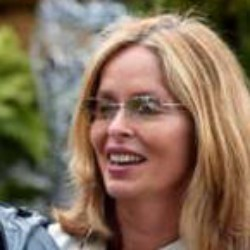
#> input picture data/Barbara_Bach_0001.jpg, 250 x 250 px
$ python create_outlines.py ../data/Barbara_Bach_0001.jpg
#> lines starting #> are read from the running program, lines starting #| are printed output that depends on the picture
import sys

import cv2
import numpy as np

original = cv2.imread(sys.argv[1])
#> original is the input picture: shape (250, 250, 3); mean B, G, R 91.2, 111.5, 133.5

gray = cv2.cvtColor(original, cv2.COLOR_BGR2GRAY)
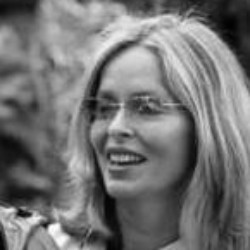
#> gray: shape (250, 250); min 1, max 254, mean 115.8
gray_smooth = cv2.bilateralFilter(gray, 7, 60, 60)
outline = cv2.Canny(gray_smooth, 60, 120)
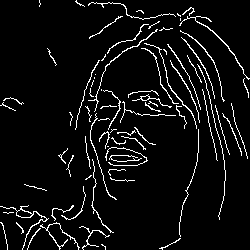
#> outline: shape (250, 250); 5.9% white in thin lines or dots
gray_outline = cv2.add(gray, outline)
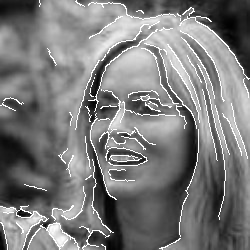
#> gray_outline: shape (250, 250); min 1, max 255, mean 123.5
outline_3_channel = np.stack((outline,) * 3, axis=-1)
#> outline_3_channel: shape (250, 250, 3); 5.9% white in thin lines or dots
cv2.imwrite("output.png", outline_3_channel)

$ run again, on data/Barbara_Bodine_0001.jpg
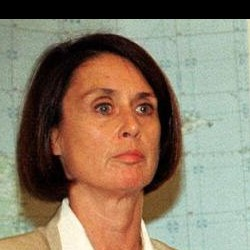
#> input picture data/Barbara_Bodine_0001.jpg, 250 x 250 px
#> original is the input picture: shape (250, 250, 3); mean B, G, R 101.8, 122.3, 137.7
#> `outline = cv2.Canny(gray_smooth, 60, 120)`:
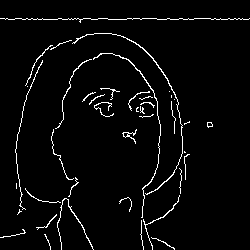
#> outline: shape (250, 250); 3.4% white in thin lines or dots
#> `gray_outline = cv2.add(gray, outline)`:
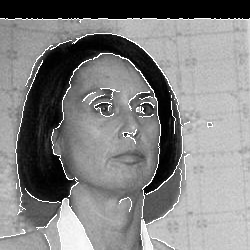
#> gray_outline: shape (250, 250); min 0, max 255, mean 129.8
#> outline_3_channel: shape (250, 250, 3); 3.4% white in thin lines or dots

$ run again, on data/Barbara_Boxer_0001.jpg
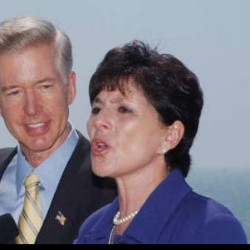
#> input picture data/Barbara_Boxer_0001.jpg, 250 x 250 px
#> original is the input picture: shape (250, 250, 3); mean B, G, R 131.1, 119.5, 125.9
#> `outline = cv2.Canny(gray_smooth, 60, 120)`:
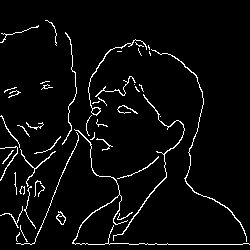
#> outline: shape (250, 250); 4.2% white in thin lines or dots
#> `gray_outline = cv2.add(gray, outline)`:
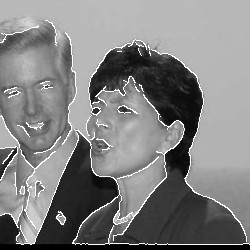
#> gray_outline: shape (250, 250); min 0, max 255, mean 129
#> outline_3_channel: shape (250, 250, 3); 4.2% white in thin lines or dots
